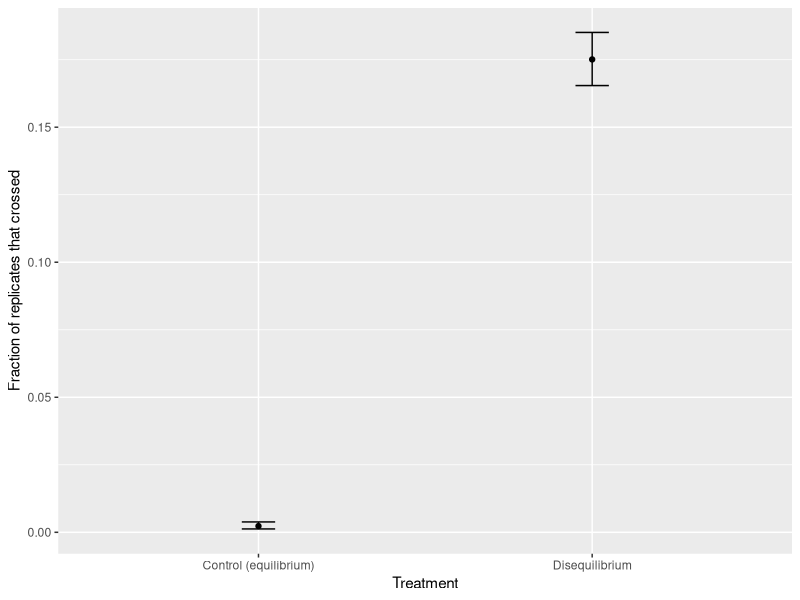
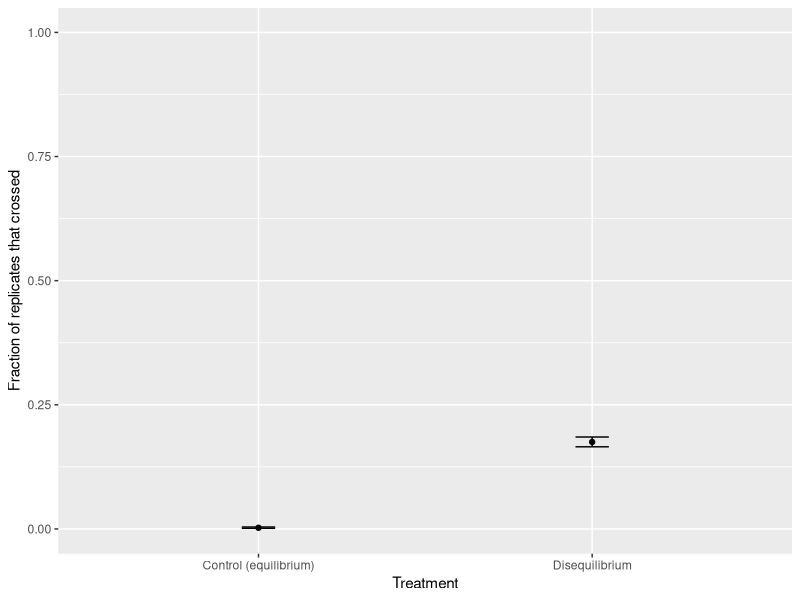

The R script that drew these images, in order:
rm(list = ls())

library(ggplot2)

df_summary = read.csv('../data/disequilibrium_exp_summary_data.csv')

plot_dir = '../plots'
if(!dir.exists(plot_dir)) dir.create(plot_dir)

ggplot(df_summary, aes(x = as.factor(treatment), y = first_cross_frac)) + 
  geom_errorbar(aes(ymin = first_cross_lower_ci_99, ymax = first_cross_upper_ci_99), width = 0.1) + 
  geom_point() + 
  xlab('Treatment') + 
  ylab('Fraction of replicates that crossed')
ggsave(paste0(plot_dir, '/disequilibrium_exp_zoomed.png'), units = 'in', width = 4, height = 6)

ggplot(df_summary, aes(x = as.factor(treatment), y = first_cross_frac)) + 
  geom_errorbar(aes(ymin = first_cross_lower_ci_99, ymax = first_cross_upper_ci_99), width = 0.1) + 
  geom_point() + 
  scale_y_continuous(limits = c(0,1)) + 
  xlab('Treatment') + 
  ylab('Fraction of replicates that crossed')
ggsave(paste0(plot_dir, '/disequilibrium_exp_full.png'), units = 'in', width = 4, height = 6)
